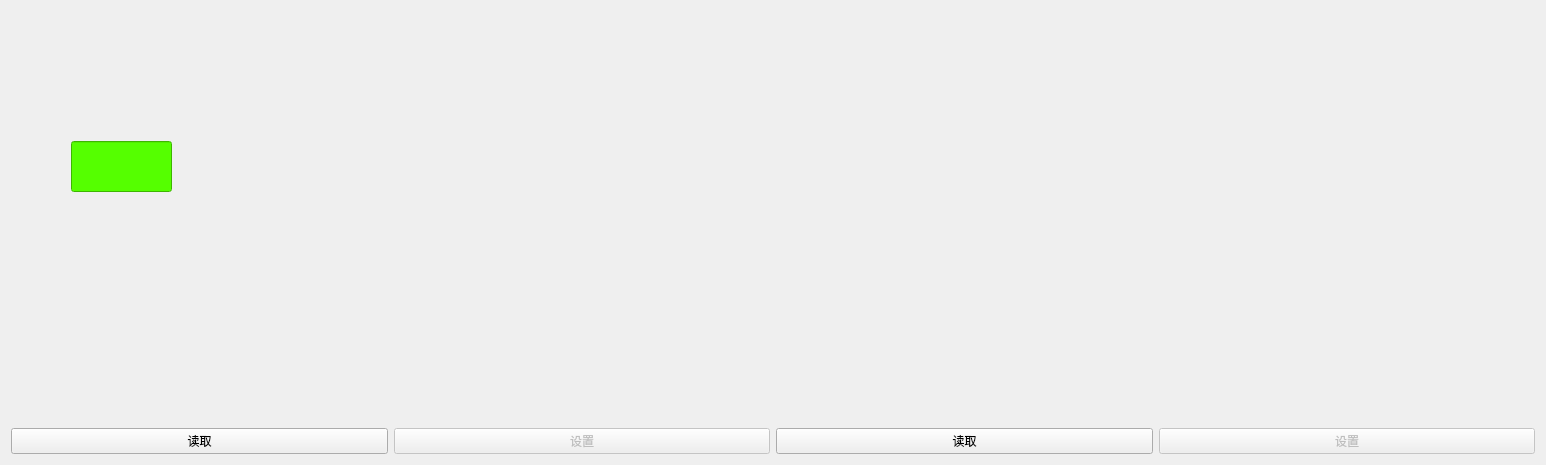
<?xml version="1.0" encoding="UTF-8"?>
<ui version="4.0">
 <class>ClientSettingWindow</class>
 <widget class="QWidget" name="ClientSettingWindow">
  <property name="geometry">
   <rect>
    <x>0</x>
    <y>0</y>
    <width>1546</width>
    <height>465</height>
   </rect>
  </property>
  <property name="windowTitle">
   <string>Form</string>
  </property>
  <layout class="QHBoxLayout" name="horizontalLayout_3">
   <item>
    <layout class="QVBoxLayout" name="verticalLayout" stretch="1,0">
     <item>
      <widget class="QWidget" name="widget" native="true">
       <property name="autoFillBackground">
        <bool>false</bool>
       </property>
       <property name="styleSheet">
        <string notr="true">image: url(:/image/smps.png);</string>
       </property>
       <widget class="QLineEdit" name="lineEdit">
        <property name="enabled">
         <bool>false</bool>
        </property>
        <property name="geometry">
         <rect>
          <x>60</x>
          <y>130</y>
          <width>101</width>
          <height>51</height>
         </rect>
        </property>
        <property name="styleSheet">
         <string notr="true">background-color: rgb(85, 255, 0);</string>
        </property>
        <property name="text">
         <string/>
        </property>
       </widget>
      </widget>
     </item>
     <item>
      <layout class="QHBoxLayout" name="horizontalLayout" stretch="0,0">
       <item>
        <widget class="QPushButton" name="pushButton_2">
         <property name="text">
          <string>读取</string>
         </property>
        </widget>
       </item>
       <item>
        <widget class="QPushButton" name="pushButton">
         <property name="enabled">
          <bool>false</bool>
         </property>
         <property name="text">
          <string>设置</string>
         </property>
        </widget>
       </item>
      </layout>
     </item>
    </layout>
   </item>
   <item>
    <layout class="QVBoxLayout" name="verticalLayout_2" stretch="1,0">
     <item>
      <widget class="QWidget" name="widget_3" native="true">
       <property name="styleSheet">
        <string notr="true">image: url(:/image/cpc.png);</string>
       </property>
      </widget>
     </item>
     <item>
      <layout class="QHBoxLayout" name="horizontalLayout_2">
       <item>
        <widget class="QPushButton" name="pushButton_3">
         <property name="text">
          <string>读取</string>
         </property>
        </widget>
       </item>
       <item>
        <widget class="QPushButton" name="pushButton_4">
         <property name="enabled">
          <bool>false</bool>
         </property>
         <property name="text">
          <string>设置</string>
         </property>
        </widget>
       </item>
      </layout>
     </item>
    </layout>
   </item>
  </layout>
 </widget>
 <resources/>
 <connections/>
</ui>
